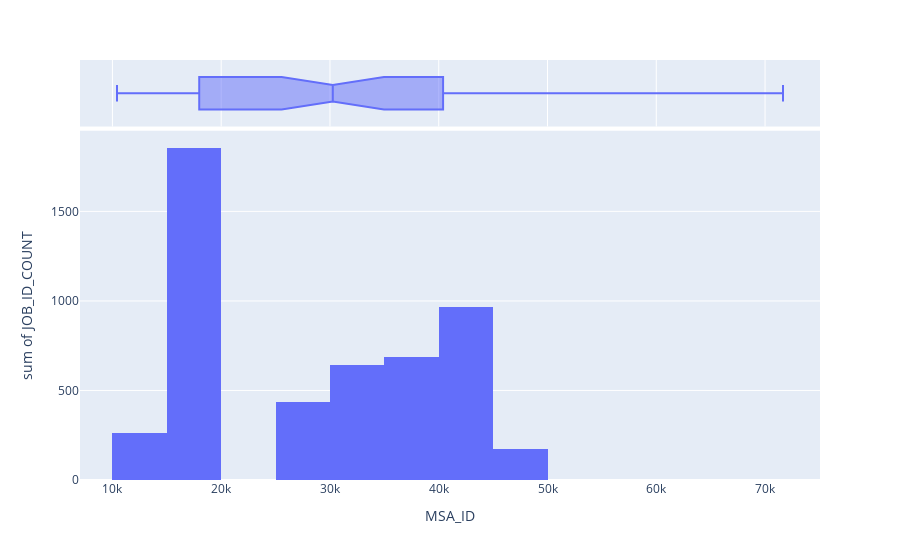

Notebook code cell kept with this figure:
### Code cell
fig = px.histogram(posting_location_ID, x="MSA_ID", y="JOB_ID_COUNT",
                   marginal="box", # or violin, rug
                   hover_data=posting_location_ID.columns)
fig.show()

### Figure 1 — Plotly figure (JSON) as saved in the notebook; plotly's stock layout.template omitted (floating-point values rounded to 4 significant figures; data arrays with more than 128 entries replaced by an {"elided": "..."} marker saying what was removed)
{"data": [{"alignmentgroup": "True", "bingroup": "x", "histfunc": "sum", "hovertemplate": "MSA_ID=%{x}<br>sum of JOB_ID_COUNT=%{y}<extra></extra>", "legendgroup": "", "marker": {"color": "#636efa"}, "name": "", "offsetgroup": "", "orientation": "v", "showlegend": false, "type": "histogram", "x": [19100, 16980, 38060, 34980, 41700, 26420, 31080, 42660, 19820, 19740, 37980, 12060, 32820, 41940, 38300, 29820, 36420, 41860, 12420, 47900, 40900, 41740, 18140, 16740, 27260, 17820, 40140, 45300, 36740, 41620, 40380, 33100, 17300, 30780, 47380, 27140, 12580, 15980, 10420, 28940, 16860, 16580, 10900, 17460, 49700, 15680, 35840, 40420, 27180, 30700, 41180, 26900, 23420, 22220, 19500, 71650], "xaxis": "x", "y": [859, 352, 288, 264, 238, 216, 192, 192, 168, 143, 140, 126, 122, 121, 110, 105, 92, 90, 90, 85, 83, 82, 78, 78, 76, 75, 64, 56, 50, 49, 42, 37, 34, 26, 23, 22, 20, 19, 15, 15, 14, 13, 12, 10, 9, 9, 8, 4, 3, 2, 1, 1, 1, 1, 1, 1], "yaxis": "y"}, {"alignmentgroup": "True", "customdata": {"elided": "56x10 mixed values"}, "hovertemplate": "MSA_ID=%{x}<br>Metro Area=%{customdata[0]}<br>Total Employment=%{customdata[1]}<br>Jobs per 1000=%{customdata[2]}<br>Location Quotient=%{customdata[3]}<br>Mean Annual Wage=%{customdata[4]}<br>Annual Wage 10th Pct=%{customdata[5]}<br>Annual Wage 25th Pct=%{customdata[6]}<br>Median Annual Wage=%{customdata[7]}<br>Annual Wage 75th Pct=%{customdata[8]}<br>Annual Wage 90th Pct=%{customdata[9]}<extra></extra>", "legendgroup": "", "marker": {"color": "#636efa"}, "name": "", "notched": true, "offsetgroup": "", "showlegend": false, "type": "box", "x": [19100, 16980, 38060, 34980, 41700, 26420, 31080, 42660, 19820, 19740, 37980, 12060, 32820, 41940, 38300, 29820, 36420, 41860, 12420, 47900, 40900, 41740, 18140, 16740, 27260, 17820, 40140, 45300, 36740, 41620, 40380, 33100, 17300, 30780, 47380, 27140, 12580, 15980, 10420, 28940, 16860, 16580, 10900, 17460, 49700, 15680, 35840, 40420, 27180, 30700, 41180, 26900, 23420, 22220, 19500, 71650], "xaxis": "x2", "yaxis": "y2"}], "layout": {"barmode": "relative", "legend": {"tracegroupgap": 0}, "margin": {"t": 60}, "xaxis": {"anchor": "y", "domain": [0, 1], "title": {"text": "MSA_ID"}}, "xaxis2": {"anchor": "y2", "domain": [0, 1], "matches": "x", "showgrid": true, "showticklabels": false}, "yaxis": {"anchor": "x", "domain": [0, 0.8316], "title": {"text": "sum of JOB_ID_COUNT"}}, "yaxis2": {"anchor": "x2", "domain": [0.8416, 1], "matches": "y2", "showgrid": false, "showline": false, "showticklabels": false, "ticks": ""}}}
